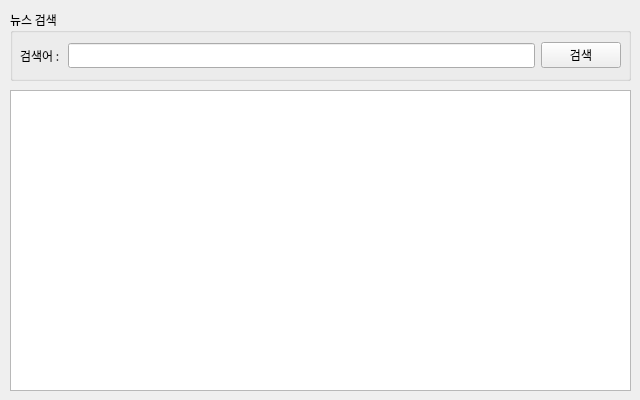
<?xml version="1.0" encoding="UTF-8"?>
<ui version="4.0">
 <class>FrmMain</class>
 <widget class="QWidget" name="FrmMain">
  <property name="geometry">
   <rect>
    <x>0</x>
    <y>0</y>
    <width>640</width>
    <height>400</height>
   </rect>
  </property>
  <property name="sizePolicy">
   <sizepolicy hsizetype="Fixed" vsizetype="Fixed">
    <horstretch>0</horstretch>
    <verstretch>0</verstretch>
   </sizepolicy>
  </property>
  <property name="minimumSize">
   <size>
    <width>640</width>
    <height>400</height>
   </size>
  </property>
  <property name="maximumSize">
   <size>
    <width>640</width>
    <height>400</height>
   </size>
  </property>
  <property name="font">
   <font>
    <family>NanumBarunGothic</family>
   </font>
  </property>
  <property name="windowTitle">
   <string>네이버API 뉴스검색 앱</string>
  </property>
  <widget class="QWidget" name="verticalLayoutWidget">
   <property name="geometry">
    <rect>
     <x>10</x>
     <y>10</y>
     <width>621</width>
     <height>71</height>
    </rect>
   </property>
   <layout class="QVBoxLayout" name="searchLayout">
    <item>
     <widget class="QGroupBox" name="groupBox">
      <property name="title">
       <string>뉴스 검색</string>
      </property>
      <widget class="QWidget" name="">
       <property name="geometry">
        <rect>
         <x>10</x>
         <y>30</y>
         <width>601</width>
         <height>31</height>
        </rect>
       </property>
       <layout class="QHBoxLayout" name="horizontalLayout">
        <item>
         <widget class="QLabel" name="label">
          <property name="text">
           <string>검색어 : </string>
          </property>
         </widget>
        </item>
        <item>
         <widget class="QLineEdit" name="txtSearch"/>
        </item>
        <item>
         <widget class="QPushButton" name="btnSearch">
          <property name="text">
           <string>검색</string>
          </property>
         </widget>
        </item>
       </layout>
      </widget>
     </widget>
    </item>
   </layout>
  </widget>
  <widget class="QWidget" name="verticalLayoutWidget_2">
   <property name="geometry">
    <rect>
     <x>10</x>
     <y>90</y>
     <width>621</width>
     <height>301</height>
    </rect>
   </property>
   <layout class="QVBoxLayout" name="resultLayout">
    <item>
     <widget class="QListView" name="lsvResult"/>
    </item>
   </layout>
  </widget>
 </widget>
 <resources/>
 <connections/>
</ui>
